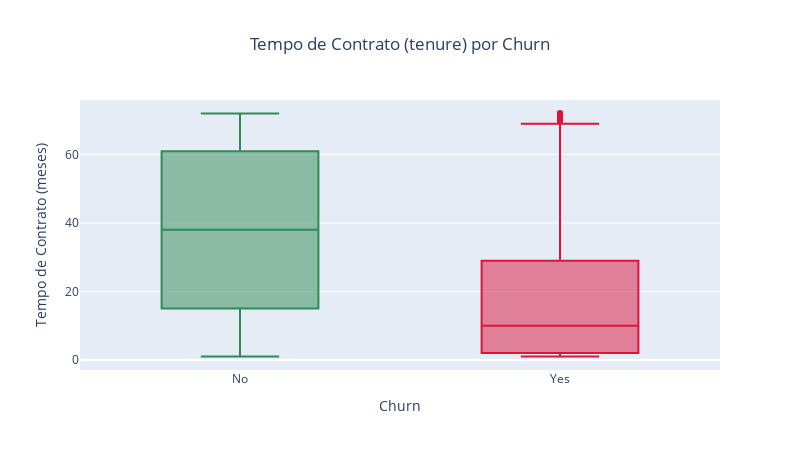

Write notebook code for a chart like this one.
### Code cell
# Gráfico de boxplot com Plotly
fig = px.box(
    df,
    x='Churn',
    y='tenure',
    color='Churn',
    title='Tempo de Contrato (tenure) por Churn',
    width=800,
    height=450,
    color_discrete_map={'Yes': 'crimson', 'No': 'seagreen'}
)

# Layout
fig.update_layout(
    xaxis_title='Churn',
    yaxis_title='Tempo de Contrato (meses)',
    title_x=0.5,
    showlegend=False
)

# Salvar a imagem
fig.write_image("../reports/figures/tenure_churn_boxplot.png", scale=2)

# Exibir no notebook
fig.show()

### Figure 1 — Plotly figure (JSON) as saved in the notebook; plotly's stock layout.template omitted (floating-point values rounded to 4 significant figures; data arrays with more than 128 entries replaced by an {"elided": "..."} marker saying what was removed)
{"data": [{"alignmentgroup": "True", "hovertemplate": "Churn=%{x}<br>tenure=%{y}<extra></extra>", "legendgroup": "No", "marker": {"color": "seagreen"}, "name": "No", "notched": false, "offsetgroup": "No", "orientation": "v", "showlegend": true, "type": "box", "x": {"elided": "5163 str values"}, "x0": " ", "xaxis": "x", "y": {"elided": "5163 int values"}, "y0": " ", "yaxis": "y"}, {"alignmentgroup": "True", "hovertemplate": "Churn=%{x}<br>tenure=%{y}<extra></extra>", "legendgroup": "Yes", "marker": {"color": "crimson"}, "name": "Yes", "notched": false, "offsetgroup": "Yes", "orientation": "v", "showlegend": true, "type": "box", "x": {"elided": "1869 str values"}, "x0": " ", "xaxis": "x", "y": {"elided": "1869 int values"}, "y0": " ", "yaxis": "y"}], "layout": {"boxmode": "overlay", "height": 450, "legend": {"title": {"text": "Churn"}, "tracegroupgap": 0}, "showlegend": false, "title": {"text": "Tempo de Contrato (tenure) por Churn", "x": 0.5}, "width": 800, "xaxis": {"anchor": "y", "categoryarray": ["No", "Yes"], "categoryorder": "array", "domain": [0, 1], "title": {"text": "Churn"}}, "yaxis": {"anchor": "x", "domain": [0, 1], "title": {"text": "Tempo de Contrato (meses)"}}}}
